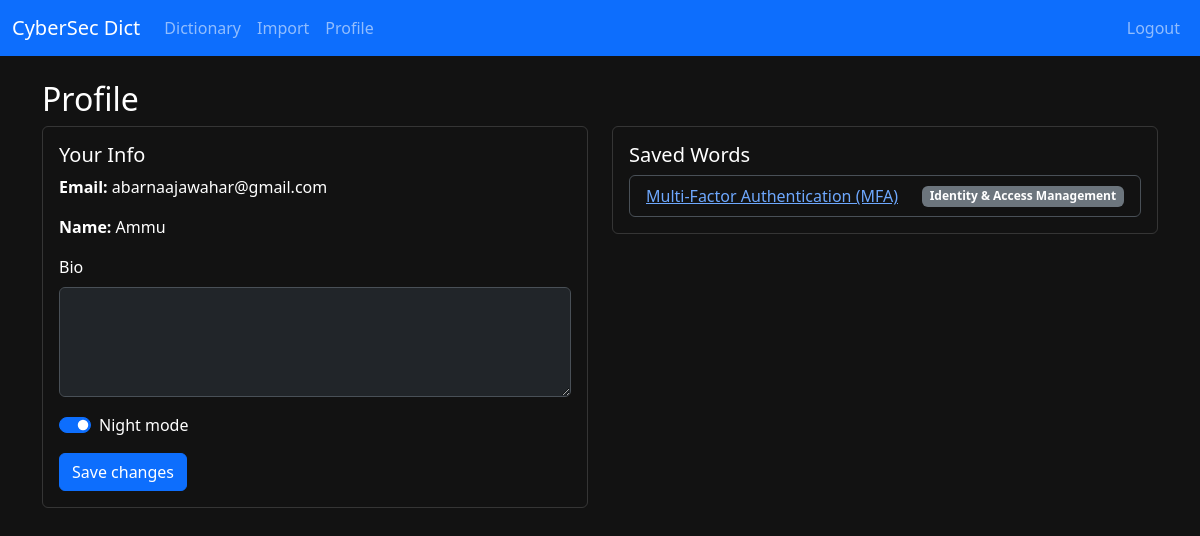
The page /profile/ (signed in) on the database its author committed.
### models.py (models this page shows, shortened)
class User(UserMixin, db.Model):
    id = db.Column(db.Integer, primary_key=True)
    email = db.Column(db.String(255), unique=True, nullable=False)
    password_hash = db.Column(db.String(255), nullable=False)
    display_name = db.Column(db.String(120), nullable=False)
    bio = db.Column(db.Text, default='')
    night_mode = db.Column(db.Boolean, default=False)
    created_at = db.Column(db.DateTime, default=datetime.utcnow)
    saved_entries = db.relationship(
        'DictionaryEntry', secondary=saved_words, lazy='dynamic', backref='saved_by_users'
    )

class DictionaryEntry(db.Model):
    id = db.Column(db.Integer, primary_key=True)
    term = db.Column(db.String(255), unique=True, nullable=False, index=True)
    content = db.Column(db.Text, nullable=False)
    category = db.Column(db.String(120), nullable=True, index=True)
    created_at = db.Column(db.DateTime, default=datetime.utcnow)
    updated_at = db.Column(db.DateTime, default=datetime.utcnow, onupdate=datetime.utcnow)

### routes_profile.py (the view)
@profile_bp.route('/')
@login_required
def view_profile():
    return render_template('profile.html')

### app.py (called while the page is built)
@login_manager.user_loader
def load_user(user_id):
    from models import User
    return User.query.get(int(user_id))

### templates/profile.html
{% extends 'base.html' %}
{% block content %}
<h2>Profile</h2>
<div class="row g-4">
  <div class="col-md-6">
    <div class="card">
      <div class="card-body">
        <h5 class="card-title">Your Info</h5>
        <p><strong>Email:</strong> {{ current_user.email }}</p>
        <p><strong>Name:</strong> {{ current_user.display_name }}</p>
        <form method="post" action="{{ url_for('profile.update_profile') }}">
          <div class="mb-3">
            <label class="form-label">Bio</label>
            <textarea class="form-control" name="bio" rows="4">{{ current_user.bio }}</textarea>
          </div>
          <div class="form-check form-switch mb-3">
            <input class="form-check-input" type="checkbox" id="nightMode" name="night_mode" {% if current_user.night_mode %}checked{% endif %}>
            <label class="form-check-label" for="nightMode">Night mode</label>
          </div>
          <button class="btn btn-primary" type="submit">Save changes</button>
        </form>
      </div>
    </div>
  </div>
  <div class="col-md-6">
    <div class="card">
      <div class="card-body">
        <h5 class="card-title">Saved Words</h5>
        {% set saved = current_user.saved_entries.order_by('term').all() %}
        {% if saved %}
        <ul class="list-group">
          {% for s in saved %}
          <li class="list-group-item d-flex justify-content-between align-items-center">
            <a href="{{ url_for('dict.detail', entry_id=s.id) }}">{{ s.term }}</a>
            <span class="badge text-bg-secondary">{{ s.category or 'General' }}</span>
          </li>
          {% endfor %}
        </ul>
        {% else %}
        <p class="text-muted">No saved words yet.</p>
        {% endif %}
      </div>
    </div>
  </div>
</div>
{% endblock %}

### static/styles.css (style rules this page uses)
body.bg-body { background-color: var(--bg) !important; color: var(--fg) !important; }
.card { background-color: var(--card); color: var(--fg); }
.list-group-item { background-color: var(--card); color: var(--fg); }
.badge.text-bg-secondary { background-color: #6c757d !important; }

### rows shown on the page
User: email "abarnaajawahar@gmail.com", display_name "Ammu", night_mode "☑"
DictionaryEntry: term "Multi-Factor Authentication (MFA)", category "Identity & Access Management"
